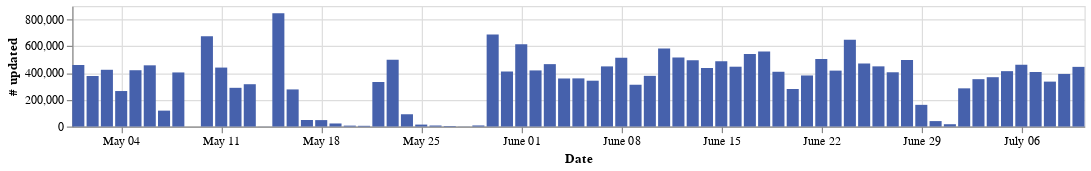

The cell this chart's notebook holds for it:
### Code cell
import altair as alt

# get date range for the data
earliest = update_data_df["date"].min()
latest = update_data_df["date"].max()

num_chart = (
    alt.Chart(update_data_df)
    .mark_bar(width=10, color="#4661ac")
    .encode(
        x=alt.X("date", title="Date").axis(
            format="%B %d", tickCount="week"
        ),  # suppress labels since will be combined
        y=alt.Y("num_updated", title="# updated"),
    )
).properties(
    width=840,
    height=100,
    # title=f"Updated volumes in all of HathiTrust, {earliest.strftime('%B %d')} to {latest.strftime('%B %d %Y')}",
)


# can we set y-domain to force the axes to align?
pct_chart = (
    num_chart.mark_bar(width=10, color="#ff7f0e", opacity=0.5)
    .encode(
        x=alt.X("date", title="Date").axis(format="%B %d", tickCount="week"),
        y=alt.Y("pct_updated", title="% updated"),
    )
    .properties(
        height=100,
    )
)


#     )

num_chart.save("figures/hathitrust_changes_countonly.pdf")

num_chart
# can we combine and fix the scale so % is one side and count is the other?
# right now they don't match exactly
# combined_chart = (
#     (num_chart + pct_chart)
#     .properties(
#         title=f"Updated volumes in all of HathiTrust, {earliest.strftime('%B %d')} to {latest.strftime('%B %d %Y')}"
#     )
#     .resolve_scale(x="shared", y="independent")
# )


# combined_chart = (
#     (num_chart & pct_chart)
#     .properties(
#         title=f"Updated volumes in all of HathiTrust, {earliest.strftime('%B %d')} to {latest.strftime('%B %d %Y')}"
#     )
#     .resolve_scale(x="shared")
# )
# combined_chart.save("figures/hathitrust_changes.pdf")

# combined_chart

### Figure 1 — Vega-Lite specification as saved in the notebook (floating-point values rounded to 4 significant figures)
{"$schema": "https://vega.github.io/schema/vega-lite/v5.20.1.json", "config": {"view": {"continuousHeight": 300, "continuousWidth": 300}}, "data": {"name": "data-224658dfa57a8b78dfff885e230c5faa"}, "datasets": {"data-224658dfa57a8b78dfff885e230c5faa": [{"date": "2025-05-01T00:00:00", "num_updated": 459707, "pct_ppa_updated": 0.007269, "pct_updated": 0.0243, "ppa_updated": 39}, {"date": "2025-05-02T00:00:00", "num_updated": 377472, "pct_ppa_updated": 0.01212, "pct_updated": 0.01995, "ppa_updated": 65}, {"date": "2025-05-03T00:00:00", "num_updated": 423831, "pct_ppa_updated": 0.02162, "pct_updated": 0.0224, "ppa_updated": 116}, {"date": "2025-05-04T00:00:00", "num_updated": 265070, "pct_ppa_updated": 0.02516, "pct_updated": 0.01401, "ppa_updated": 135}, {"date": "2025-05-05T00:00:00", "num_updated": 420486, "pct_ppa_updated": 0.02069, "pct_updated": 0.02222, "ppa_updated": 111}, {"date": "2025-05-06T00:00:00", "num_updated": 457121, "pct_ppa_updated": 0.009692, "pct_updated": 0.02416, "ppa_updated": 52}, {"date": "2025-05-07T00:00:00", "num_updated": 118717, "pct_ppa_updated": 0.001864, "pct_updated": 0.006274, "ppa_updated": 10}, {"date": "2025-05-08T00:00:00", "num_updated": 403917, "pct_ppa_updated": 0.004287, "pct_updated": 0.02135, "ppa_updated": 23}, {"date": "2025-05-10T00:00:00", "num_updated": 675112, "pct_ppa_updated": 0.0164, "pct_updated": 0.03568, "ppa_updated": 88}, {"date": "2025-05-11T00:00:00", "num_updated": 440304, "pct_ppa_updated": 0.009506, "pct_updated": 0.02327, "ppa_updated": 51}, {"date": "2025-05-12T00:00:00", "num_updated": 289095, "pct_ppa_updated": 0.001305, "pct_updated": 0.01528, "ppa_updated": 7}, {"date": "2025-05-13T00:00:00", "num_updated": 316016, "pct_ppa_updated": 0.005219, "pct_updated": 0.0167, "ppa_updated": 28}, {"date": "2025-05-14T00:00:00", "num_updated": 575, "pct_ppa_updated": 0.0, "pct_updated": 3.039e-05, "ppa_updated": 0}, {"date": "2025-05-15T00:00:00", "num_updated": 846329, "pct_ppa_updated": 0.005033, "pct_updated": 0.04473, "ppa_updated": 27}, {"date": "2025-05-16T00:00:00", "num_updated": 277052, "pct_ppa_updated": 0.0001864, "pct_updated": 0.01464, "ppa_updated": 1}, {"date": "2025-05-17T00:00:00", "num_updated": 48732, "pct_ppa_updated": 0.0, "pct_updated": 0.002576, "ppa_updated": 0}, {"date": "2025-05-18T00:00:00", "num_updated": 48021, "pct_ppa_updated": 0.003169, "pct_updated": 0.002538, "ppa_updated": 17}, {"date": "2025-05-19T00:00:00", "num_updated": 22824, "pct_ppa_updated": 0.0, "pct_updated": 0.001206, "ppa_updated": 0}, {"date": "2025-05-20T00:00:00", "num_updated": 6751, "pct_ppa_updated": 0.0, "pct_updated": 0.0003568, "ppa_updated": 0}, {"date": "2025-05-21T00:00:00", "num_updated": 5356, "pct_ppa_updated": 0.0, "pct_updated": 0.0002831, "ppa_updated": 0}, {"date": "2025-05-22T00:00:00", "num_updated": 332550, "pct_ppa_updated": 0.02237, "pct_updated": 0.01758, "ppa_updated": 120}, {"date": "2025-05-23T00:00:00", "num_updated": 499195, "pct_ppa_updated": 0.0233, "pct_updated": 0.02638, "ppa_updated": 125}, {"date": "2025-05-24T00:00:00", "num_updated": 91672, "pct_ppa_updated": 0.001305, "pct_updated": 0.004845, "ppa_updated": 7}, {"date": "2025-05-25T00:00:00", "num_updated": 14506, "pct_ppa_updated": 0.0, "pct_updated": 0.0007667, "ppa_updated": 0}, {"date": "2025-05-26T00:00:00", "num_updated": 7544, "pct_ppa_updated": 0.0, "pct_updated": 0.0003987, "ppa_updated": 0}, {"date": "2025-05-27T00:00:00", "num_updated": 3881, "pct_ppa_updated": 0.0003728, "pct_updated": 0.0002051, "ppa_updated": 2}, {"date": "2025-05-28T00:00:00", "num_updated": 929, "pct_ppa_updated": 0.0, "pct_updated": 4.91e-05, "ppa_updated": 0}, {"date": "2025-05-29T00:00:00", "num_updated": 8020, "pct_ppa_updated": 0.0, "pct_updated": 0.0004239, "ppa_updated": 0}, {"date": "2025-05-30T00:00:00", "num_updated": 687959, "pct_ppa_updated": 0.006337, "pct_updated": 0.03636, "ppa_updated": 34}, {"date": "2025-05-31T00:00:00", "num_updated": 410943, "pct_ppa_updated": 0.005033, "pct_updated": 0.02172, "ppa_updated": 27}, {"date": "2025-06-01T00:00:00", "num_updated": 615189, "pct_ppa_updated": 0.008015, "pct_updated": 0.03251, "ppa_updated": 43}, {"date": "2025-06-02T00:00:00", "num_updated": 419028, "pct_ppa_updated": 0.02311, "pct_updated": 0.02215, "ppa_updated": 124}, {"date": "2025-06-03T00:00:00", "num_updated": 465977, "pct_ppa_updated": 0.0123, "pct_updated": 0.02463, "ppa_updated": 66}, {"date": "2025-06-04T00:00:00", "num_updated": 358816, "pct_ppa_updated": 0.002982, "pct_updated": 0.01896, "ppa_updated": 16}, {"date": "2025-06-05T00:00:00", "num_updated": 359528, "pct_ppa_updated": 0.007269, "pct_updated": 0.019, "ppa_updated": 39}, {"date": "2025-06-06T00:00:00", "num_updated": 342298, "pct_ppa_updated": 0.01342, "pct_updated": 0.01809, "ppa_updated": 72}, {"date": "2025-06-07T00:00:00", "num_updated": 449139, "pct_ppa_updated": 0.01137, "pct_updated": 0.02374, "ppa_updated": 61}, {"date": "2025-06-08T00:00:00", "num_updated": 513151, "pct_ppa_updated": 0.01864, "pct_updated": 0.02712, "ppa_updated": 100}, {"date": "2025-06-09T00:00:00", "num_updated": 312105, "pct_ppa_updated": 0.008388, "pct_updated": 0.0165, "ppa_updated": 45}, {"date": "2025-06-10T00:00:00", "num_updated": 378394, "pct_ppa_updated": 0.009133, "pct_updated": 0.02, "ppa_updated": 49}, {"date": "2025-06-11T00:00:00", "num_updated": 582708, "pct_ppa_updated": 0.02591, "pct_updated": 0.0308, "ppa_updated": 139}, {"date": "2025-06-12T00:00:00", "num_updated": 515628, "pct_ppa_updated": 0.01081, "pct_updated": 0.02725, "ppa_updated": 58}, {"date": "2025-06-13T00:00:00", "num_updated": 495513, "pct_ppa_updated": 0.007642, "pct_updated": 0.02619, "ppa_updated": 41}, {"date": "2025-06-14T00:00:00", "num_updated": 437156, "pct_ppa_updated": 0.001678, "pct_updated": 0.0231, "ppa_updated": 9}, {"date": "2025-06-15T00:00:00", "num_updated": 487611, "pct_ppa_updated": 0.004101, "pct_updated": 0.02577, "ppa_updated": 22}, {"date": "2025-06-16T00:00:00", "num_updated": 446809, "pct_ppa_updated": 0.003541, "pct_updated": 0.02361, "ppa_updated": 19}, {"date": "2025-06-17T00:00:00", "num_updated": 542288, "pct_ppa_updated": 0.01323, "pct_updated": 0.02866, "ppa_updated": 71}, {"date": "2025-06-18T00:00:00", "num_updated": 559878, "pct_ppa_updated": 0.009879, "pct_updated": 0.02959, "ppa_updated": 53}, {"date": "2025-06-19T00:00:00", "num_updated": 408969, "pct_ppa_updated": 0.01678, "pct_updated": 0.02161, "ppa_updated": 90}, {"date": "2025-06-20T00:00:00", "num_updated": 280371, "pct_ppa_updated": 0.007269, "pct_updated": 0.01482, "ppa_updated": 39}, {"date": "2025-06-21T00:00:00", "num_updated": 381278, "pct_ppa_updated": 0.01678, "pct_updated": 0.02015, "ppa_updated": 90}, {"date": "2025-06-22T00:00:00", "num_updated": 505103, "pct_ppa_updated": 0.0192, "pct_updated": 0.0267, "ppa_updated": 103}, {"date": "2025-06-23T00:00:00", "num_updated": 417529, "pct_ppa_updated": 0.004846, "pct_updated": 0.02207, "ppa_updated": 26}, {"date": "2025-06-24T00:00:00", "num_updated": 647451, "pct_ppa_updated": 0.007829, "pct_updated": 0.03422, "ppa_updated": 42}, {"date": "2025-06-25T00:00:00", "num_updated": 470756, "pct_ppa_updated": 0.004101, "pct_updated": 0.02488, "ppa_updated": 22}, {"date": "2025-06-26T00:00:00", "num_updated": 449417, "pct_ppa_updated": 0.01417, "pct_updated": 0.02375, "ppa_updated": 76}, {"date": "2025-06-27T00:00:00", "num_updated": 405193, "pct_ppa_updated": 0.008947, "pct_updated": 0.02142, "ppa_updated": 48}, {"date": "2025-06-28T00:00:00", "num_updated": 497475, "pct_ppa_updated": 0.00876, "pct_updated": 0.02629, "ppa_updated": 47}, {"date": "2025-06-29T00:00:00", "num_updated": 161896, "pct_ppa_updated": 0.005219, "pct_updated": 0.008557, "ppa_updated": 28}, {"date": "2025-06-30T00:00:00", "num_updated": 40566, "pct_ppa_updated": 0.0007456, "pct_updated": 0.002144, "ppa_updated": 4}, {"date": "2025-07-01T00:00:00", "num_updated": 17230, "pct_ppa_updated": 0.0, "pct_updated": 0.0009106, "ppa_updated": 0}, {"date": "2025-07-02T00:00:00", "num_updated": 285218, "pct_ppa_updated": 0.004101, "pct_updated": 0.01507, "ppa_updated": 22}, {"date": "2025-07-03T00:00:00", "num_updated": 353668, "pct_ppa_updated": 0.006337, "pct_updated": 0.01869, "ppa_updated": 34}, {"date": "2025-07-04T00:00:00", "num_updated": 368403, "pct_ppa_updated": 0.003728, "pct_updated": 0.01947, "ppa_updated": 20}, {"date": "2025-07-05T00:00:00", "num_updated": 413547, "pct_ppa_updated": 0.003541, "pct_updated": 0.02186, "ppa_updated": 19}, {"date": "2025-07-06T00:00:00", "num_updated": 461452, "pct_ppa_updated": 0.0192, "pct_updated": 0.02439, "ppa_updated": 103}, {"date": "2025-07-07T00:00:00", "num_updated": 407286, "pct_ppa_updated": 0.005965, "pct_updated": 0.02153, "ppa_updated": 32}, {"date": "2025-07-08T00:00:00", "num_updated": 335421, "pct_ppa_updated": 0.011, "pct_updated": 0.01773, "ppa_updated": 59}, {"date": "2025-07-09T00:00:00", "num_updated": 392793, "pct_ppa_updated": 0.003914, "pct_updated": 0.02076, "ppa_updated": 21}, {"date": "2025-07-10T00:00:00", "num_updated": 445583, "pct_ppa_updated": 0.005592, "pct_updated": 0.02355, "ppa_updated": 30}]}, "encoding": {"x": {"axis": {"format": "%B %d", "tickCount": "week"}, "field": "date", "title": "Date", "type": "temporal"}, "y": {"field": "num_updated", "title": "# updated", "type": "quantitative"}}, "height": 100, "mark": {"color": "#4661ac", "type": "bar", "width": 10}, "usermeta": {"embedOptions": {}}, "width": 840}
